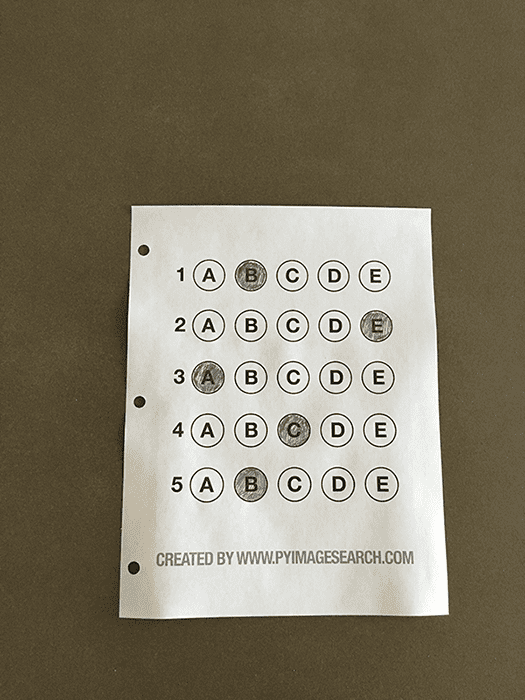
#> input picture bubble/test.png, 525 x 700 px
$ python main.py
#> lines starting #> are read from the running program, lines starting #| are printed output that depends on the picture; after the words box and inside, x2 and y2 are one past the last pixel; in counts of white or black regions, pixels touching at a corner belong together
from imutils.perspective import four_point_transform
from imutils import contours
import numpy as np
import argparse
import imutils
import cv2

# construct the argument parse and parse the arguments
# bağımsız değişkeni oluştur, bağımsız değişkenleri ayrıştır ve ayrıştır
"""
ap = argparse.ArgumentParser()
ap.add_argument("-i", "--image", required=True,
	help="path to the input image")
args = vars(ap.parse_args())
"""
# define the answer key which maps the question number
# to the correct answer
# soru numarasını gösteren cevap anahtarını tanımlayın
# doğru cevaba
ANSWER_KEY = {0: 1, 1: 4, 2: 0, 3: 3, 4: 1}

# load the image, convert it to grayscale, blur it
# görüntüyü yükleyin, gri tonlamaya dönüştürün, bulanıklaştırın
# slightly, then find edges
# hafifçe, sonra kenarları bulun
image = cv2.imread("test.png")
#> image is the input picture: shape (700, 525, 3); mean B, G, R 104.6, 123.3, 130.7
gray = cv2.cvtColor(image, cv2.COLOR_BGR2GRAY)
blurred = cv2.GaussianBlur(gray, (5, 5), 0)
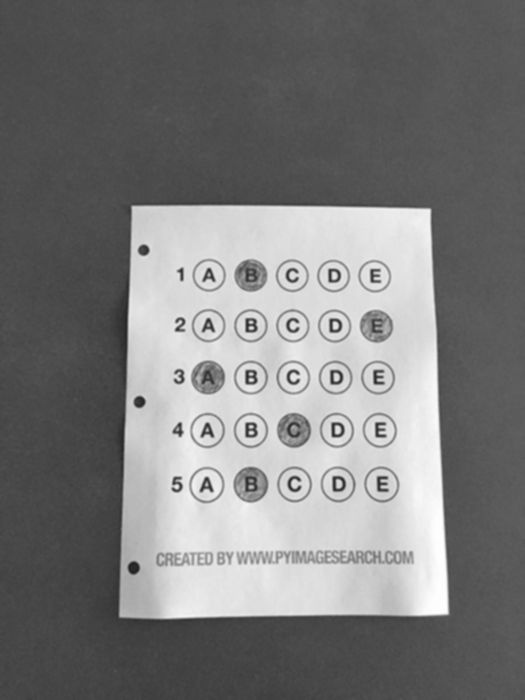
#> blurred: shape (700, 525); min 35, max 253, mean 123.3
cv2.imshow("blurred",blurred)
edged = cv2.Canny(blurred, 75, 200) #Kenar algılama
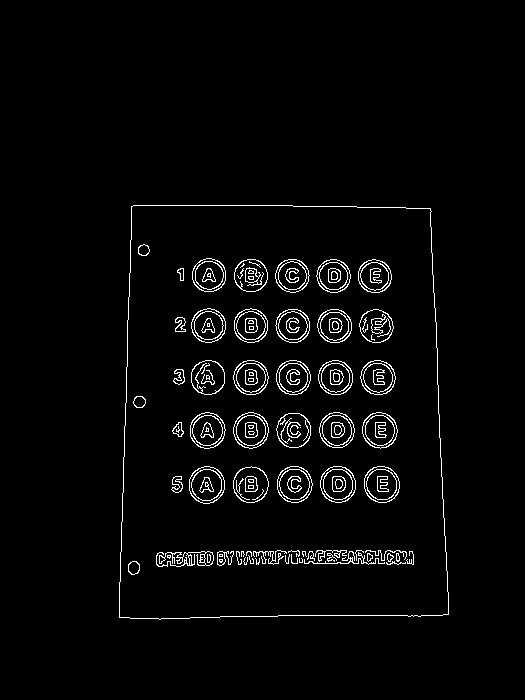
#> edged: shape (700, 525); 2.9% white in thin lines or dots, all inside (x1, y1, x2, y2) = (119, 205, 449, 620)
cv2.imshow("edged",edged)
# find contours in the edge map, then initialize
# the contour that corresponds to the document
# kenar haritasında konturları bulun, ardından başlatın
# belgeye karşılık gelen kontur
cnts = cv2.findContours(edged.copy(), cv2.RETR_EXTERNAL,
	cv2.CHAIN_APPROX_SIMPLE) #findContours 3 parametre alır. 1. si kaynak görüntü, 2. si kontur alma modu, 3. kontur alma yaklaşımı
#> cnts = 1 contour; box (x1, y1, x2, y2) and area: (119, 205, 449, 620) 128744
#https://docs.opencv.org/4.x/d9/d8b/tutorial_py_contours_hierarchy.html
"""
cv2.RETR_LIST
Bu, dört bayrağın en basitidir (açıklama açısından). Basitçe tüm konturları alır, ancak herhangi bir ebeveyn-çocuk ilişkisi yaratmaz. Bu kurala göre ebeveynler ve çocuklar eşittir ve onlar sadece dış hatlardır . yani hepsi aynı hiyerarşi düzeyine aittir.
Yani burada hiyerarşi dizisindeki 3. ve 4. terim her zaman -1'dir. Ama açıkçası, Sonraki ve Önceki terimlerin karşılık gelen değerleri olacaktır. Sadece kendiniz kontrol edin ve onaylayın.
Aşağıda elde ettiğim sonuç var ve her satır karşılık gelen konturun hiyerarşi detayları. Örneğin, ilk satır kontur 0'a karşılık gelir. Sonraki kontur kontur 1'dir. Yani Sonraki = 1. Önceki kontur yoktur, dolayısıyla Önceki = -1. Ve kalan iki, daha önce de söylendiği gibi, -1'dir.
"""

"""
cv2.RETR_EXTERNAL
Bu bayrağı kullanırsanız, yalnızca aşırı dış bayrakları döndürür. Tüm çocuk konturları geride bırakılır. Bu yasaya göre, her ailede sadece en yaşlıya bakıldığını söyleyebiliriz. Ailenin diğer üyeleri umurlarında değil :) .
Öyleyse, görüntümüzde kaç tane aşırı dış kontur var? yani hiyerarşi-0 seviyesinde mi? Sadece 3, yani konturlar 0,1,2 değil mi? Şimdi bu bayrağı kullanarak konturları bulmaya çalışın. Burada da her elemana verilen değerler yukarıdaki ile aynıdır. Yukarıdaki sonuçla karşılaştırın. Aldıklarım aşağıda:
Yalnızca dış konturları çıkarmak istiyorsanız bu bayrağı kullanabilirsiniz. Bazı durumlarda yararlı olabilir.
"""

"""
cv2.RETR_CCOMP
Bu bayrak, tüm konturları alır ve onları 2 seviyeli bir hiyerarşiye göre düzenler. yani nesnenin dış konturları (yani sınırı) hiyerarşi-1'e yerleştirilir. Ve nesne içindeki deliklerin konturları (varsa) hiyerarşi-2'ye yerleştirilir. İçinde herhangi bir nesne varsa, konturu yine sadece hiyerarşi-1'e yerleştirilir. Ve hiyerarşi-2'deki boşluğu vb.
Sadece siyah bir arka plan üzerinde "büyük beyaz sıfır" görüntüsünü düşünün. Sıfırın dış çemberi birinci hiyerarşiye ve sıfırın iç çemberi ikinci hiyerarşiye aittir.
Bunu basit bir görselle açıklayabiliriz. Burada konturların sırasını kırmızı renkle, ait oldukları hiyerarşiyi yeşil renkle (1 veya 2) etiketledim. Sıra, OpenCV'nin konturları tespit ettiği sıra ile aynıdır.
İlk konturu düşünün, yani kontur-0. Hiyerarşi-1'dir. İki deliği vardır, konturlar 1 ve 2 ve hiyerarşi-2'ye aittirler. Yani kontur-0 için, aynı hiyerarşi seviyesindeki sonraki kontur kontur-3'tür. Ve bir önceki yok. İlki ise hiyerarşi-2'de kontur-1'dir. Hiyerarşi-1'de olduğu için ebeveyni yoktur. Yani hiyerarşi dizisi [3,-1,1,-1] şeklindedir.
Şimdi kontur-1'i alın. Hiyerarşi-2'dedir. Aynı hiyerarşide bir sonraki (kontur-1'in ebeveynliği altında) kontur-2'dir. Önceki yok. Çocuk yok ama ebeveyn kontur-0. Yani dizi [2,-1,-1,0] şeklindedir.
Benzer şekilde kontur-2 : Hiyerarşi-2'dedir. Kontur-0 altında aynı hiyerarşide bir sonraki kontur yoktur. Yani Sıradaki yok. Önceki, kontur-1'dir. Çocuk yok, ebeveyn kontur-0. Yani dizi [-1,1,-1,0].
Kontur - 3 : Hiyerarşi-1'de bir sonraki kontur-5'tir. Önceki, kontur-0'dır. Çocuk kontur-4'tür ve ebeveyni yoktur. Yani dizi [5,0,4,-1] şeklindedir.
Kontur - 4 : Kontur-3'ün altında hiyerarşi 2'de bulunur ve kardeşi yoktur. Yani sonraki yok, önceki yok, çocuk yok, ebeveyn kontur-3. Yani dizi [-1,-1,-1,3].
Kalanı doldurabilirsiniz. Aldığım son cevap bu:
"""
"""
4. RETR_TREE
Ve bu son adam, Mr.Perfect. Tüm konturları alır ve tam bir aile hiyerarşisi listesi oluşturur. Hatta dede, baba, oğul, torun ve hatta ötesinin kim olduğunu bile anlatır... :) .
Örneğin, yukarıdaki görüntüyü aldım, cv.RETR_TREE kodunu yeniden yazdım , konturları OpenCV tarafından verilen sonuca göre yeniden sıraladım ve analiz ettim. Yine kırmızı harfler kontur sayısını, yeşil harfler ise hiyerarşi düzenini verir.
Kontur-0 Al : Hiyerarşi-0'dadır. Aynı hiyerarşideki bir sonraki kontur, kontur-7'dir. Önceki kontur yok. Çocuk kontur-1'dir. Ve ebeveyn yok. Yani dizi [7,-1,1,-1] şeklindedir.
Al kontur-2 : Hiyerarşi-1'dedir. Aynı seviyede kontur yok. Önceki yok. Çocuk kontur-3'tür. Ebeveyn, kontur-1'dir. Yani dizi [-1,-1,3,1].
Ve kalan, kendini dene. Aşağıda tam cevap:
"""


"""
cv.CHAIN_APPROX_NONE öğesini geçerseniz , tüm sınır noktaları saklanır. Ama aslında tüm noktalara ihtiyacımız var mı? Örneğin, düz bir çizginin konturunu buldunuz. O çizgiyi temsil etmek için çizgideki tüm noktalara ihtiyacınız var mı? Hayır, o çizginin sadece iki uç noktasına ihtiyacımız var.
cv.CHAIN_APPROX_SIMPLE bunu yapar. Tüm gereksiz noktaları kaldırır ve konturu sıkıştırarak hafızadan tasarruf sağlar.
Aşağıdaki dikdörtgen görüntüsü bu tekniği göstermektedir. Sadece kontur dizisindeki (mavi renkle çizilmiş) tüm koordinatların üzerine bir daire çizin.
İlk resim cv.CHAIN_APPROX_NONE ile aldığım puanları (734 puan), ikinci resim cv.CHAIN_APPROX_SIMPLE ile aldığım puanları (sadece 4 puan) gösteriyor. Bakın, ne kadar bellek tasarrufu sağlıyor!!!
"""
cnts = imutils.grab_contours(cnts)
docCnt = None

# ensure that at least one contour was found
# en az bir kontur bulunduğundan emin olun
if len(cnts) > 0:
	# sort the contours according to their size in
	# descending order
	# konturları boyutlarına göre sırala
	# azalan sipariş
	cnts = sorted(cnts, key=cv2.contourArea, reverse=True)

	# loop over the sorted contours
	# sıralanmış konturlar üzerinde döngü
	for c in cnts:
		# approximate the contour
		# kontura yaklaş
		peri = cv2.arcLength(c, True)
		approx = cv2.approxPolyDP(c, 0.02 * peri, True)

		# if our approximated contour has four points,
		# then we can assume we have found the paper
		# eğer yaklaşık konturumuz dört noktaya sahipse,
		# o zaman kağıdı bulduğumuzu varsayabiliriz
		if len(approx) == 4:
			docCnt = approx


			print(docCnt)
			break
#> this loop made 1 pass
#> (peri, docCnt) on pass 1: (1465.3, [[131, 206], [119, 617], [448, 614], [430, 208]])
#| [[[131 206]]
#|  [[119 617]]
#|  [[448 614]]
#|  [[430 208]]]

# apply a four point perspective transform to both the
# original image and grayscale image to obtain a top-down
# birds eye view of the paper
# her ikisine de dört noktalı bir perspektif dönüşümü uygulayın
# yukarıdan aşağıya elde etmek için orijinal görüntü ve gri tonlamalı görüntü
# kağıdın kuş bakışı görünümü
paper = four_point_transform(image, docCnt.reshape(4, 2))
warped = four_point_transform(gray, docCnt.reshape(4, 2))

# apply Otsu's thresholding method to binarize the warped
# piece of paper
# çarpık olanı ikili hale getirmek için Otsu'nun eşikleme yöntemini uygulayın
# kağıt parçası
thresh = cv2.threshold(warped, 0, 255,
	cv2.THRESH_BINARY_INV | cv2.THRESH_OTSU)[1]
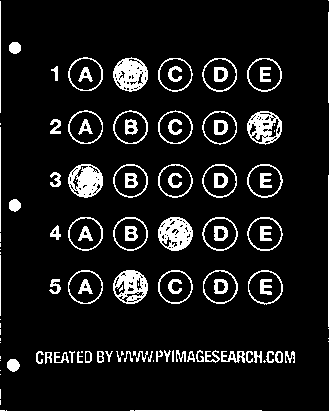
#> thresh: shape (411, 329); 9.4% white; 117 white regions (33 under 20 px)

# find contours in the thresholded image, then initialize
# the list of contours that correspond to questions
# eşikli görüntüde konturları bulun, ardından başlatın
# sorulara karşılık gelen konturların listesi
cnts = cv2.findContours(thresh.copy(), cv2.RETR_EXTERNAL,
	cv2.CHAIN_APPROX_SIMPLE)
#> cnts = 92 contours, 42 with area under 20; largest, box (x1, y1, x2, y2) and area: (248, 270, 283, 305) 908, (247, 217, 283, 251) 903, (68, 270, 103, 304) 902, (247, 164, 283, 198) 900, (202, 217, 238, 251) 899
cnts = imutils.grab_contours(cnts)
questionCnts = []
#cv2.rectangle(image, (248,304), (203,303), (0, 0, 255), 5)

# loop over the contours
i=1
for c in cnts:
	# compute the bounding box of the contour, then use the
	# bounding box to derive the aspect ratio
	# konturun sınırlayıcı kutusunu hesaplayın, ardından
	# en boy oranını elde etmek için sınırlayıcı kutu
	(x, y, w, h) = cv2.boundingRect(c)
	ar = w / float(h)

	# in order to label the contour as a question, region
	# should be sufficiently wide, sufficiently tall, and
	# have an aspect ratio approximately equal to 1
	# konturu bir soru, bölge olarak etiketlemek için
	# yeterince geniş, yeterince uzun ve
	# yaklaşık olarak 1'e eşit bir en boy oranına sahip
	if w >= 20 and h >= 20 and ar >= 0.9 and ar <= 1.1:
		questionCnts.append(c)
		i = i + 1
		if i == 2:
		    cv2.drawContours(image, c, -1, (0, 0, 255), 3)
		else:
			cv2.drawContours(image, c, -1, (0,255,0), 3)
#> this loop made 92 passes
#> (x, y, w, h, ar) on passes 3, 7, 8, 11, 12, 14, 15, 16, 17, 18, 19, 20: (6, 410, 1, 1, 1), (0, 374, 1, 1, 1), (0, 370, 1, 1, 1), (0, 360, 1, 1, 1), (7, 359, 13, 13, 1), (54, 352, 15, 11, 1.36), (45, 352, 7, 12, 0.583), (285, 351, 10, 12, 0.833), (275, 351, 8, 12, 0.667), (266, 351, 8, 12, 0.667), (254, 351, 8, 12, 0.667), (246, 351, 7, 12, 0.583)
#> (c, x, y, w, h, ar) on passes 1, 2, 4, 5, 6, 9: ([[135, 410], [261, 410]], 135, 410, 127, 1, 127), ([[130, 410], [133, 410]], 130, 410, 4, 1, 4), ([[0, 410], [4, 410]], 0, 410, 5, 1, 5), ([[0, 400], [0, 404]], 0, 400, 1, 5, 0.2), ([[0, 389], [0, 398]], 0, 389, 1, 10, 0.1), ([[264, 360], [263, 361], [264, 362], [265, 361]], 263, 360, 3, 3, 1)
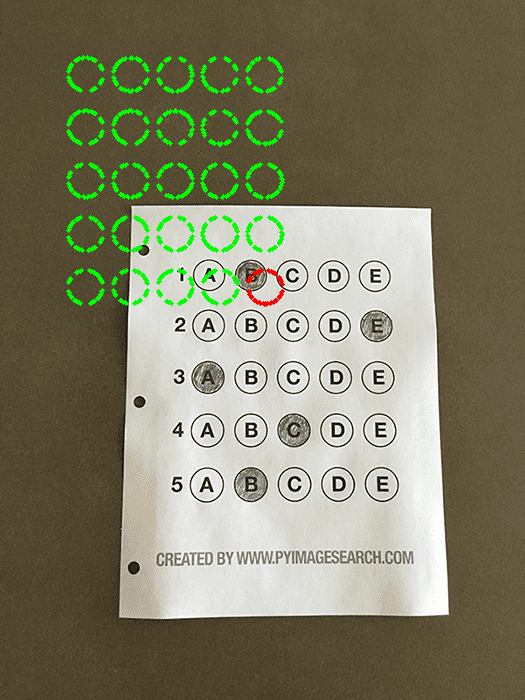
#> image: shape (700, 525, 3); 2.32% of pixels changed, all inside (x1, y1, x2, y2) = (66, 55, 285, 307)
#> after the loop, i = 26; questionCnts = 25 contours; largest, box (x1, y1, x2, y2) and area: (248, 270, 283, 305) 908, (247, 217, 283, 251) 903, (68, 270, 103, 304) 902, (247, 164, 283, 198) 900, (202, 217, 238, 251) 899


# sort the question contours top-to-bottom, then initialize
# the total number of correct answers
questionCnts = contours.sort_contours(questionCnts,
	method="top-to-bottom")[0]
correct = 0
cv2.drawContours(image, questionCnts[1], -1, (255, 0, 255), 3)
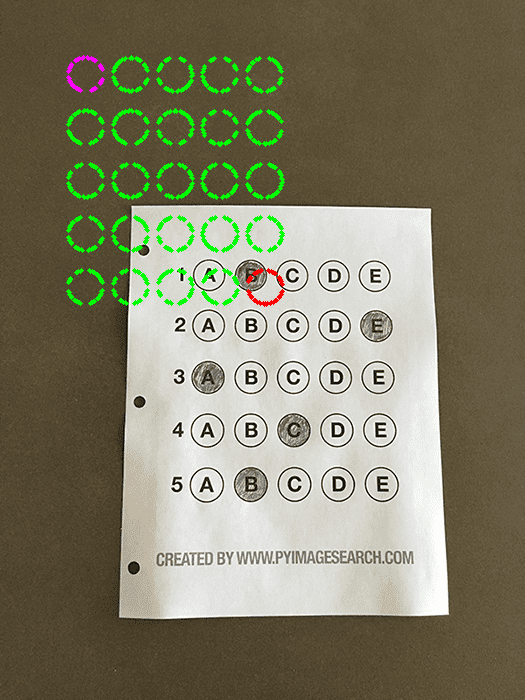
#> image: shape (700, 525, 3); 0.09% of pixels changed, all inside (x1, y1, x2, y2) = (66, 55, 105, 93)

# each question has 5 possible answers, to loop over the
# question in batches of 5
# her sorunun 5 olası yanıtı vardır,
#5'li gruplar halinde # soru
for (q, i) in enumerate(np.arange(0, len(questionCnts), 5)):
	# sort the contours for the current question from
	# left to right, then initialize the index of the
	# bubbled answer
	# şu anki soru için konturları sırala
	# soldan sağa, ardından dizinin dizinini başlat
	# kabarcıklı cevap
	cnts = contours.sort_contours(questionCnts[i:i + 5])[0]
	bubbled = None

	# loop over the sorted contours
	for (j, c) in enumerate(cnts):
		# construct a mask that reveals only the current
		# "bubble" for the question
		# sadece akımı gösteren bir maske oluşturun
		# soru için "kabarcık"
		mask = np.zeros(thresh.shape, dtype="uint8")
		cv2.drawContours(mask, [c], -1, 255, -1)

		# apply the mask to the thresholded image, then
		# count the number of non-zero pixels in the
		# bubble area
		# maskeyi eşikli görüntüye uygulayın, ardından
		# sıfır olmayan piksel sayısını say
		# kabarcık alanı
		mask = cv2.bitwise_and(thresh, thresh, mask=mask)
		total = cv2.countNonZero(mask)

		# if the current total has a larger number of total
		# non-zero pixels, then we are examining the currently
		# bubbled-in answer
		# mevcut toplam daha büyük bir toplam sayısına sahipse
		# sıfır olmayan piksel, o zaman şu anda inceliyoruz
		# kabarcıklı cevap
		if bubbled is None or total > bubbled[0]:
			bubbled = (total, j)

	# initialize the contour color and the index of the
	# *correct* answer
	color = (0, 0, 255)
	k = ANSWER_KEY[q]

	# check to see if the bubbled answer is correct
	if k == bubbled[1]:
		color = (0, 255, 0)
		correct += 1

	# draw the outline of the correct answer on the test
	cv2.drawContours(paper, [cnts[k]], -1, color, 3)
#> this loop made 5 passes
#> (i, color, k) on passes 1 to 5: (0, (0, 255, 0), 1), (5, (0, 255, 0), 4), (10, (0, 255, 0), 0), (15, (0, 0, 255), 3), (20, (0, 255, 0), 1)
#> mask: shape (411, 329); 0.23% white; 2 white regions, box (x1, y1, x2, y2) and area: (248, 270, 283, 305) 182, (260, 279, 272, 295) 134
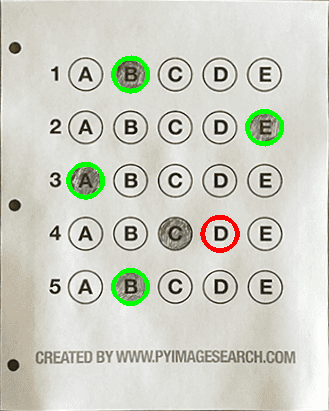
#> paper: shape (411, 329, 3); mean B, G, R 196.5, 207.6, 206
#> after the loop, correct = 4

# grab the test taker
score = (correct / 5.0)
#> score = 0.8
print("[INFO] score: {:.2f}%".format(score))
#| [INFO] score: 0.80%
cv2.putText(paper, "{:.2f}".format(score), (10, 30),
	cv2.FONT_HERSHEY_SIMPLEX, 0.9, (0, 0, 255), 2)
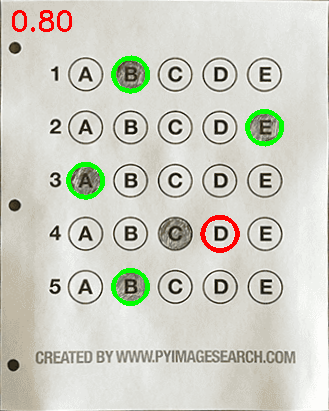
#> paper: shape (411, 329, 3); 0.38% of pixels changed, all inside (x1, y1, x2, y2) = (12, 10, 72, 32)
cv2.imshow("Original", image)
cv2.imshow("Exam", paper)
cv2.waitKey(0)

$ run again, with bubble/image.png copied over bubble/test.png
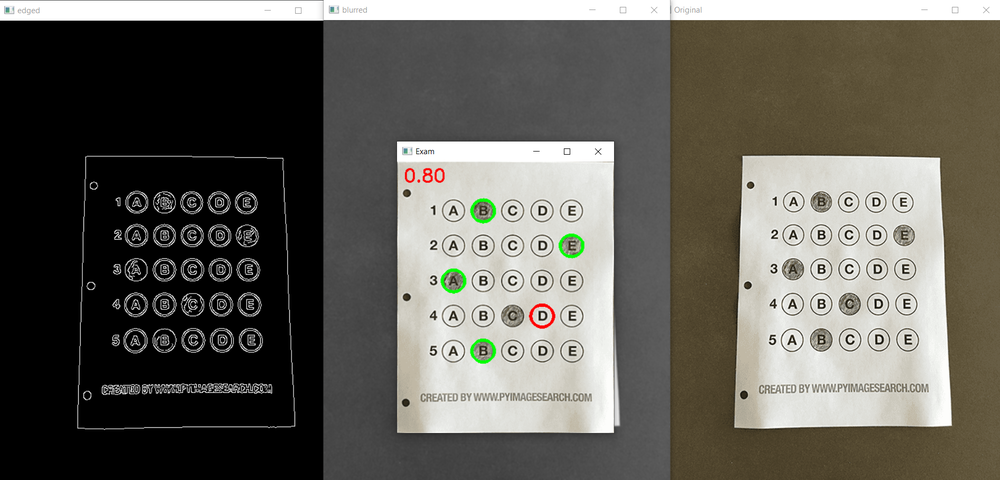
#> input picture bubble/image.png, 1000 x 480 px, shrunk from 1894 x 909 before the run
#> image is the input picture: shape (480, 1000, 3); mean B, G, R 89.3, 96.5, 98.6
#> `edged = cv2.Canny(blurred, 75, 200)`:
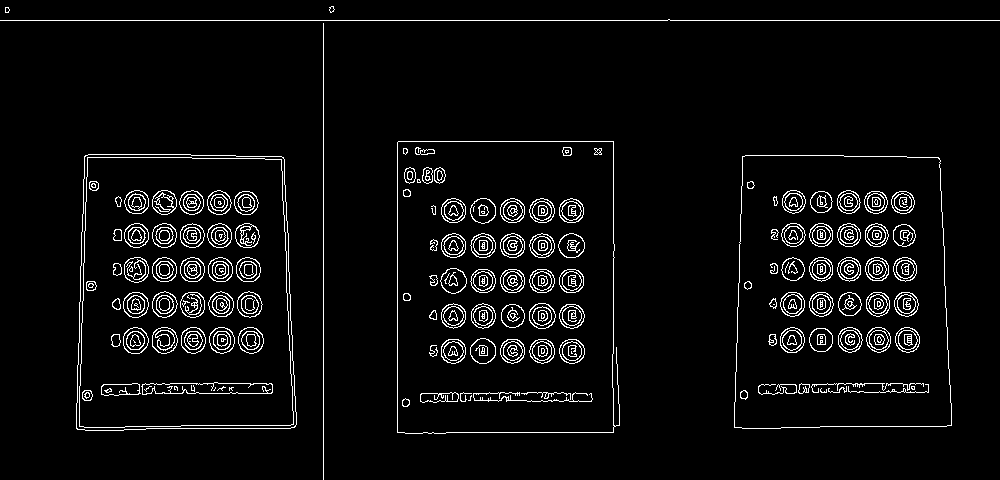
#> edged: shape (480, 1000); 4.7% white in thin lines or dots
#> `cnts = cv2.findContours(edged.copy(), cv2.RETR_EXTERNAL, cv2.CHAIN_APP..`: cnts = 7 contours, 4 with area under 20; largest, box (x1, y1, x2, y2) and area: (397, 141, 620, 434) 62866, (76, 154, 297, 431) 57408, (734, 155, 952, 429) 56086
#> the loop `for c in cnts:` made 1 pass
#> (peri, docCnt) on pass 1: (1187.4, [[398, 141], [397, 432], [613, 432], [613, 141]])
#> (printed output is left out)
#> thresh: shape (291, 216); 13.5% white; 92 white regions (24 under 20 px)
#> `cnts = cv2.findContours(thresh.copy(), cv2.RETR_EXTERNAL, cv2.CHAIN_AP..`: cnts = 72 contours, 30 with area under 20; largest, box (x1, y1, x2, y2) and area: (131, 162, 158, 188) 492, (0, 189, 20, 289) 464, (72, 58, 98, 82) 448, (161, 93, 186, 117) 442, (73, 197, 98, 222) 440
#> the loop `for c in cnts:` made 72 passes
#> (x, y, w, h, ar) on passes 1, 4, 5, 6, 7, 8, 9, 10: (174, 290, 1, 1, 1), (16, 288, 1, 1, 1), (13, 288, 1, 1, 1), (2, 288, 1, 1, 1), (100, 258, 1, 1, 1), (76, 252, 7, 7, 1), (69, 252, 5, 7, 0.714), (50, 252, 11, 8, 1.38)
#> after the loop `for c in cnts:`: i = 26; questionCnts = 25 contours; largest, box (x1, y1, x2, y2) and area: (131, 162, 158, 188) 492, (72, 58, 98, 82) 448, (161, 93, 186, 117) 442, (73, 197, 98, 222) 440, (43, 128, 68, 152) 434
#> the loop `for (q, i) in enumerate(np.arange(0, len(questionCnts), 5)):` made 5 passes
#> (i, color, k) on passes 1 to 5: (0, (0, 255, 0), 1), (5, (0, 255, 0), 4), (10, (0, 255, 0), 0), (15, (0, 0, 255), 3), (20, (0, 255, 0), 1)
#> after the loop `for (q, i) in enumerate(np.arange(0, len(questionCnts), 5)):`: correct = 4
#> score = 0.8
#| [INFO] score: 0.80%
#> `cv2.putText(paper, "{:.2f}".format(score), (10, 30), cv2.FONT_HERSHEY_..`:
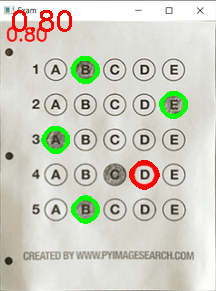
#> paper: shape (291, 216, 3); mean B, G, R 195.3, 207.6, 207.4
